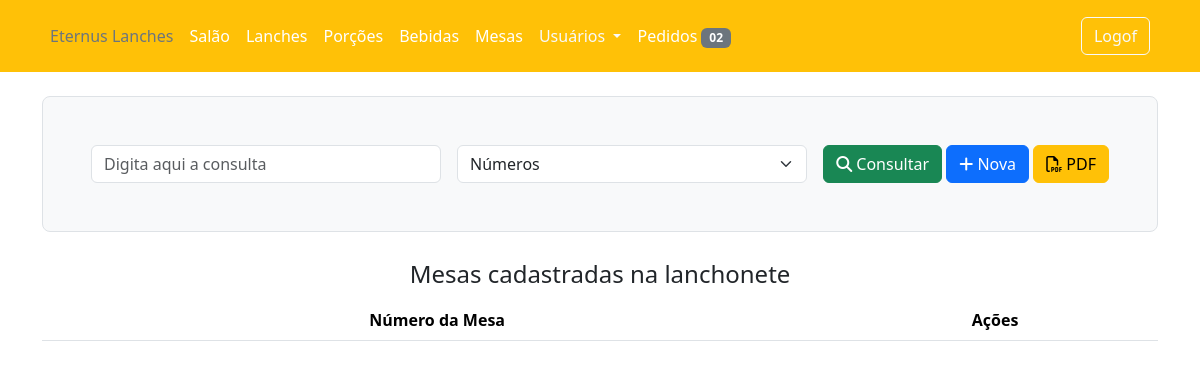
/mesas (signed in), run on an earlier commit of the app's database.
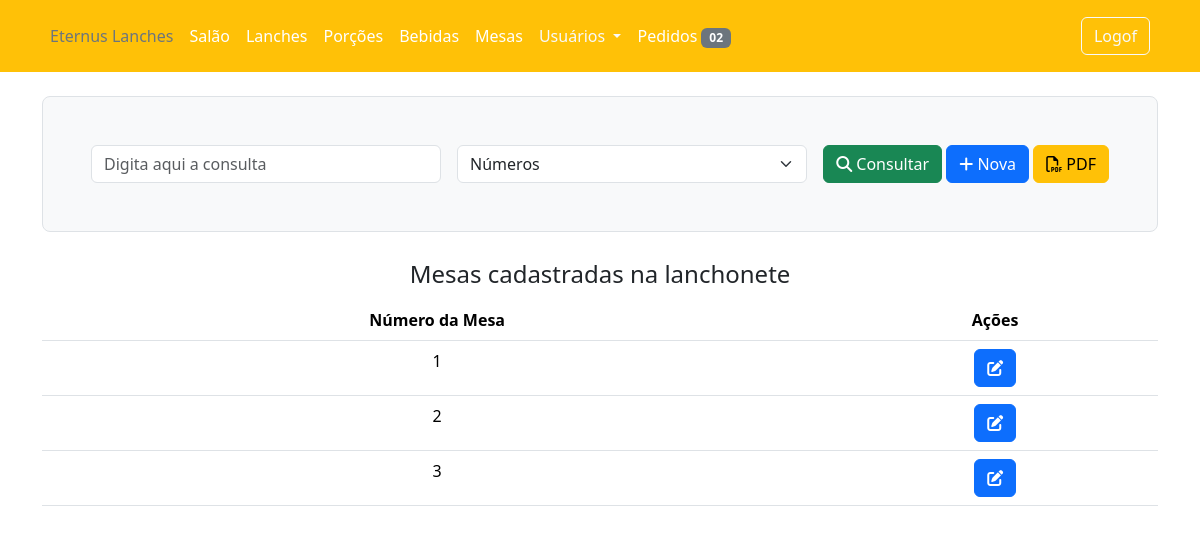
And on a later commit of the database.
### app/models/bdEternusLanches.py (models this page shows, shortened)
class Mesas(db.Model):
    __tablename__ = 'Mesas'
    id = db.Column(db.Integer, primary_key=True)
    numero = db.Column(db.Integer, unique=True, nullable=False)
    livre = db.Column(db.Boolean, nullable=False, default=True)
    pedidos = db.relationship('Pedidos', backref='mesas', lazy=True)

### app/controllers/lanchonete/routes.py (the view)
@lanchonete.route('/mesas', methods=['GET'])
@login_required
def mesas():
    if current_user.is_authenticated:
        if current_user.acesso[0].tipo == 'Funcionario':
            form = MesasForm()
            mesas = Mesas.query.all()
            return render_template('lanchonete/mesas.html', title='Mesas', form=form, mesas=mesas)
        else:
            flash('Não tem permissão para acessar essa página', 'danger')
            return redirect(url_for('home.index'))
    else:
        flash('Faça o login para acessar essa página.', 'danger')
        return redirect(url_for('users.login'))

### app/controllers/lanchonete/lanchoneteForm.py
class MesasForm(FlaskForm):
    consultar = StringField('Consulta', validators=[DataRequired()])
    selection = SelectField(choices=['Números', 'Teste'])

### app/models/bdEternusLanches.py (called while the page is built)
@login_manager.user_loader
def load_user(user_id):
    return Users.query.get(int(user_id))

### app/templates/lanchonete/mesas.html (shortened to what this page needs)
{% extends 'layout/lanchonete.html' %}
{% block content %}
<div class="container">
    <header class="h-100 p-5 bg-light border rounded-3 mt-4">
        <form action="" method="POST" class="row g-3">
            <div class="col md-3">
                {{form.consultar(class='form-control', placeholder='Digita aqui a consulta')}}
            </div>
            <div class="col md-4">
                {{form.selection(class='form-select col-md-2 ml-3')}}
            </div>
            <div class="col-auto">
                <button type="submit" class="btn btn-success ml-4"><i class="fa-solid fa-magnifying-glass"></i> Consultar</button>
                <a class="btn btn-primary ml-3" href="{{url_for('lanchonete.novaMesa')}}" role="button"><i class="fa-solid fa-plus"></i> Nova</a>
                <a class="btn btn-warning ml-3" href=" " role="button"><i class="fa-regular fa-file-pdf"></i> PDF</a>
            </div>
        </form>
    </header>
    <main>
        <fieldset>
            <legend class="text-center mt-4">Mesas cadastradas na lanchonete</legend>
            <table class="table table-hover text-center">
                <thead>
                    <tr>
                        <th scope="col">Número da Mesa</th>
                        <th scope="col">Ações</th>
                    </tr>
                </thead>
                <tbody>
                    {% for mesa in mesas%}
                    <tr>
                        <td scope="row">{{mesa.numero}}</td>
                        <td scope="row">
                            <button onclick="editarMesa('{{mesa.id}}')" type="button" class="btn btn-primary" data-bs-toggle="modal" data-bs-target="#mesaModal">
                                <i class="fa-solid fa-pen-to-square"></i>
                            </button>
                        </td>
                    </tr>
                    {% endfor %}
                </tbody>
            </table>
        </fieldset>
    </main>
</div>
{% endblock content %}

### app/templates/layout/lanchonete.html (shortened to what this page needs)
<!doctype html>
<html lang="en">
    <head>
        <link rel="stylesheet" href="{{url_for('static', filename='node_modules/bootstrap/dist/css/bootstrap.min.css')}}"/>
        <link rel="stylesheet" href="{{url_for('static', filename='node_modules/@fortawesome/fontawesome-free/css/fontawesome.css')}}">
        <link rel="stylesheet" href="{{url_for('static', filename='node_modules/@fortawesome/fontawesome-free/css/brands.css')}}">
        <link rel="stylesheet" href="{{url_for('static', filename='node_modules/@fortawesome/fontawesome-free/css/solid.css')}}">
    </head>
    <body>
      <header class="p-3 text-bg-warning">
        <div class="container">
          <div class="d-flex flex-wrap align-items-center justify-content-center justify-content-lg-start">
            <ul class="nav col-12 col-lg-auto me-lg-auto mb-2 justify-content-center mb-md-0">
              <li><a href="{{url_for('home.index')}}" class="nav-link px-2 text-secondary">Eternus Lanches</a></li>
              <li><a href="{{url_for('lanchonete.salaoLanchonete')}}" class="nav-link px-2 text-white">Salão</a></li>
              <li><a href="{{url_for('lanchonete.lanches')}}" class="nav-link px-2 text-white">Lanches</a></li>
              <li><a href="{{url_for('lanchonete.porcoes')}}" class="nav-link px-2 text-white">Porções</a></li>
              <li><a href="{{url_for('lanchonete.bebidas')}}" class="nav-link px-2 text-white">Bebidas</a></li>
              <li><a href="{{url_for('lanchonete.mesas')}}" class="nav-link px-2 text-white">Mesas</a></li>
              <ul class="navbar-nav px-2">
                <li class="nav-item dropdown">
                  <a class="nav-link dropdown-toggle text-light" href="#" role="button" data-bs-toggle="dropdown" aria-expanded="false">
                    Usuários
                  </a>
                </li>
              </ul>
              <li><a href="{{url_for('lanchonete.pedidos')}}" class="nav-link px-2 text-white">Pedidos <span class="badge text-bg-secondary">02</span></a></li>
            </ul>
            <div class="text-end">
              <a class="btn btn-outline-light me-2" href="{{url_for('users.logout')}}" role="button">Logof</a>
            </div>
          </div>
        </div>
      </header>
      <main>
          {% block content %} {% endblock content %}
      </main>
    </body>
</html>

What changed in the data, as far as the page shows it:
added Mesas: numero "1"
added Mesas: numero "2"
added Mesas: numero "3"
